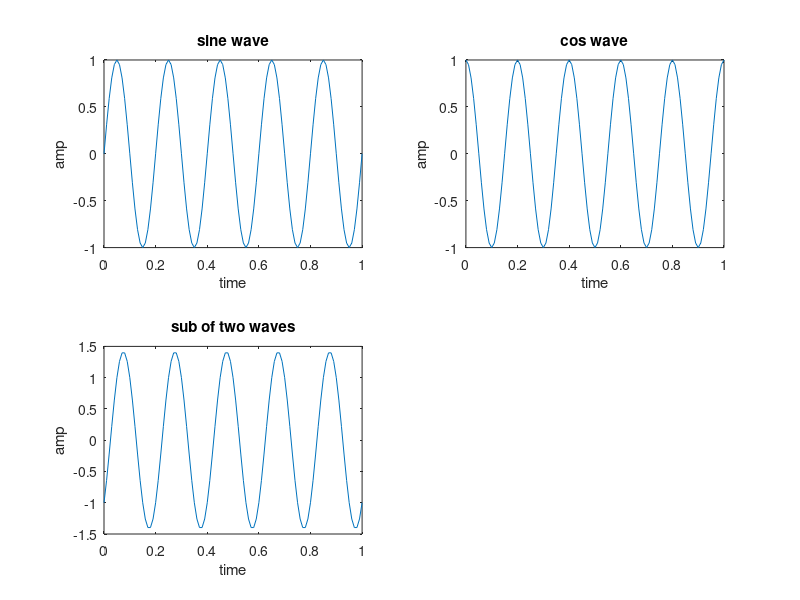

This chart was generated by the following MATLAB code:
clc;
close all;
clear all;
t=0:0.01:1;
f=input('enter the frequency');
t1=2*pi*f*t;
x1=sin(t1);
x2=cos(t1);
x3=x1-x2;
subplot(2,2,1);
plot(t,x1);
xlabel('time');
ylabel('amp');
title('sine wave');
subplot(2,2,2);
plot(t,x2);
xlabel('time');
ylabel('amp');
title('cos wave');
subplot(2,2,3);
plot(t,x3);
xlabel('time');
ylabel('amp');
title('sub of two waves');
